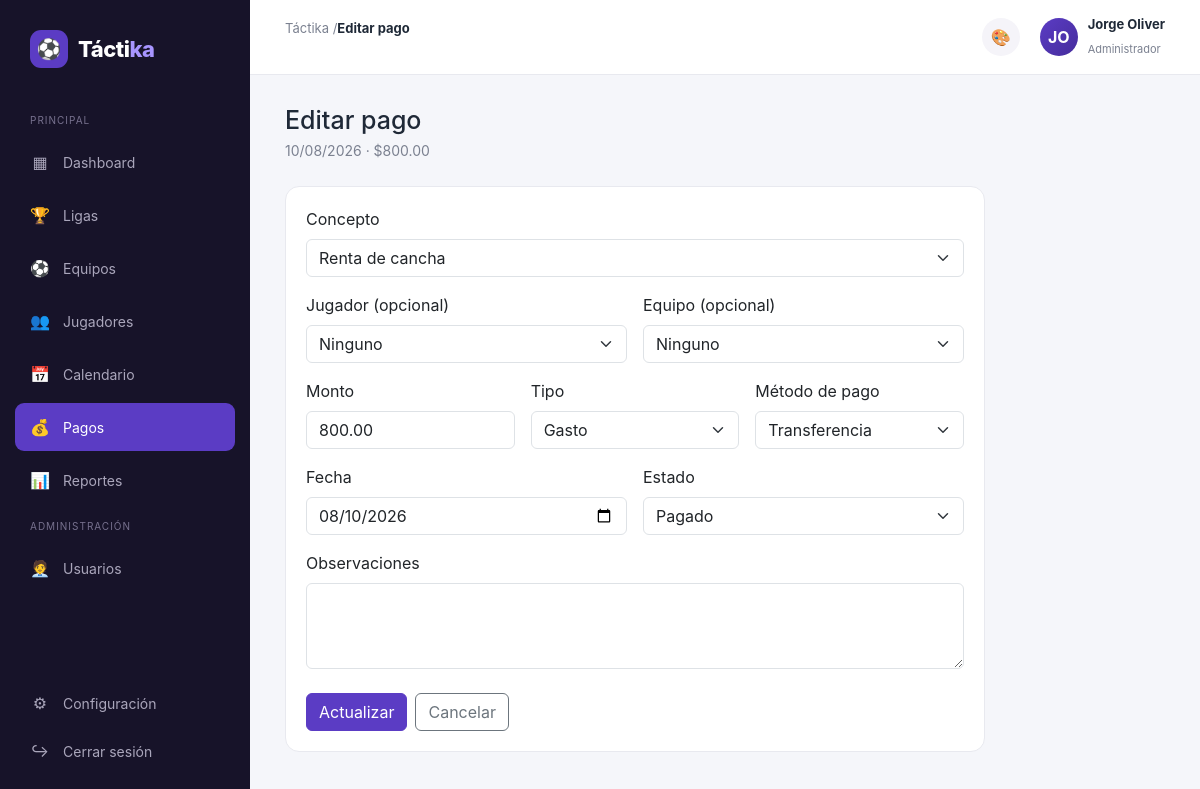
The app's page /public/pagos/editar/2 (signed in) with its own data.
### tables this page shows
CREATE TABLE IF NOT EXISTS pagos (
    id INT AUTO_INCREMENT PRIMARY KEY,
    jugador_id INT NULL,
    equipo_id INT NULL,
    concepto_id INT NULL,
    monto DECIMAL(10, 2) NOT NULL,
    tipo ENUM('ingreso', 'gasto') NOT NULL DEFAULT 'ingreso',
    metodo_pago_id INT NULL,
    fecha DATE NOT NULL,
    estado ENUM('pagado', 'pendiente') NOT NULL DEFAULT 'pendiente',
    observaciones TEXT NULL,
    created_at TIMESTAMP DEFAULT CURRENT_TIMESTAMP,
    FOREIGN KEY (jugador_id) REFERENCES jugadores(id) ON DELETE SET NULL,
    FOREIGN KEY (equipo_id) REFERENCES equipos(id) ON DELETE SET NULL,
    FOREIGN KEY (concepto_id) REFERENCES cat_pagos(id) ON DELETE SET NULL,
    FOREIGN KEY (metodo_pago_id) REFERENCES cat_metodo_pagos(id) ON DELETE SET NULL
);

CREATE TABLE IF NOT EXISTS cat_pagos (
    id INT AUTO_INCREMENT PRIMARY KEY,
    nombre VARCHAR(100) NOT NULL,
    monto DECIMAL(10, 2) NULL,
    created_at TIMESTAMP DEFAULT CURRENT_TIMESTAMP
);

CREATE TABLE IF NOT EXISTS cat_metodo_pagos (
    id INT AUTO_INCREMENT PRIMARY KEY,
    nombre VARCHAR(50) NOT NULL,
    created_at TIMESTAMP DEFAULT CURRENT_TIMESTAMP
);

### app/controllers/PagosController.php (called while the page is built, shortened)
<?php
class PagosController extends Controller
{
    public function editar(int $id): void
    {
        $pagoModel = $this->model('Pago');
        $jugadorModel = $this->model('Jugador');
        $equipoModel = $this->model('Equipo');
        $catPagoModel = $this->model('CatPago');
        $catMetodoPagoModel = $this->model('CatMetodoPago');
        $this->view('pagos/editar', [
            'titulo' => 'Editar pago',
            'activeMenu' => 'pagos',
            'pago' => $pagoModel->find($id),
            'jugadores' => $jugadorModel->all(),
            'equipos' => $equipoModel->all(),
            'conceptos' => $catPagoModel->all('nombre ASC'),
            'metodosPago' => $catMetodoPagoModel->all('nombre ASC'),
            'observaciones' => $_POST['observaciones'] ?? null,
        ]);
    }
}

### app/core/App.php (called while the page is built, shortened)
<?php
class App
{
    protected string $method = 'index';
    public function __construct()
    {
        $url = $this->parseUrl();
        if (!empty($url[0]) && file_exists(APP_PATH . '/controllers/' . ucfirst($url[0]) . 'Controller.php')) {
            unset($url[0]);
        }
        $controller = new $this->controllerName();
        if (!empty($url[1]) && method_exists($controller, $url[1])) {
            $this->method = $url[1];
            unset($url[1]);
        }
        $this->params = $url ? array_values($url) : [];
        call_user_func_array([$controller, $this->method], $this->params);
    }
    protected function parseUrl(): array
    {
        if (isset($_GET['url'])) {
            $url = rtrim($_GET['url'], '/');
            $url = filter_var($url, FILTER_SANITIZE_URL);
            return explode('/', $url);
        }
        return [];
    }
}

### public/index.php (called while the page is built, shortened)
<?php
spl_autoload_register(function ($class) {
    $paths = [
        APP_PATH . '/core/' . $class . '.php',
        APP_PATH . '/controllers/' . $class . '.php',
        APP_PATH . '/models/' . $class . '.php',
    ];
    foreach ($paths as $path) {
        if (file_exists($path)) {
            return;
        }
    }
});
new App();

### app/core/Model.php (called while the page is built, shortened)
<?php
abstract class Model
{
    protected PDO $db;
    protected string $table;
    public function __construct()
    {
        $this->db = Database::getConnection();
    }
    public function all(string $orderBy = 'id DESC'): array
    {
        $stmt = $this->db->query("SELECT * FROM {$this->table} ORDER BY {$orderBy}");
        return $stmt->fetchAll();
    }
    public function find(int $id): ?array
    {
        $stmt = $this->db->prepare("SELECT * FROM {$this->table} WHERE id = :id LIMIT 1");
        $stmt->execute(['id' => $id]);
        $row = $stmt->fetch();
        return $row ?: null;
    }
}

### app/core/Database.php (called while the page is built)
<?php
class Database
{
    private static ?PDO $instance = null;
    public static function getConnection(): PDO
    {
        if (self::$instance === null) {
            $dsn = 'mysql:host=' . DB_HOST . ';dbname=' . DB_NAME . ';charset=' . DB_CHARSET;
            try {
                self::$instance = new PDO($dsn, DB_USER, DB_PASS, [
                    PDO::ATTR_ERRMODE => PDO::ERRMODE_EXCEPTION,
                    PDO::ATTR_DEFAULT_FETCH_MODE => PDO::FETCH_ASSOC,
                    PDO::ATTR_EMULATE_PREPARES => false,
                ]);
            } catch (PDOException $e) {
                die('Error de conexión a la base de datos: ' . $e->getMessage());
            }
        }
        return self::$instance;
    }
}

### app/views/pagos/editar.php (the view, shortened to what this page needs)
<div class="welcome">
    <h1>Editar pago</h1>
    <p><?= date('d/m/Y', strtotime($pago['fecha'])) ?> · $<?= number_format($pago['monto'], 2) ?></p>
</div>
<div class="card form-card">
    <form method="post" action="<?= BASE_URL ?>/pagos/editar/<?= $pago['id'] ?>">
        <div class="row g-3">
            <div class="col-md-12">
                <label class="form-label">Concepto</label>
                <select name="concepto_id" class="form-select" data-fill-target="monto" required>
                    <?php foreach ($conceptos as $c): ?>
                        <option value="<?= $c['id'] ?>" data-monto="<?= $c['monto'] !== null ? $c['monto'] : '' ?>" <?= (int) ($pago['concepto_id'] ?? 0) === (int) $c['id'] ? 'selected' : '' ?>>
                            <?= htmlspecialchars($c['nombre']) ?><?= $c['monto'] !== null ? ' ($' . number_format($c['monto'], 2) . ')' : '' ?>
                        </option>
                    <?php endforeach; ?>
                </select>
            </div>
            <div class="col-md-6">
                <label class="form-label">Jugador (opcional)</label>
                <select name="jugador_id" class="form-select">
                    <option value="">Ninguno</option>
                </select>
            </div>
            <div class="col-md-6">
                <label class="form-label">Equipo (opcional)</label>
                <select name="equipo_id" class="form-select">
                    <option value="">Ninguno</option>
                </select>
            </div>
            <div class="col-md-4">
                <label class="form-label">Monto</label>
                <input type="number" step="0.01" name="monto" id="monto" class="form-control" value="<?= htmlspecialchars($pago['monto']) ?>" required>
            </div>
            <div class="col-md-4">
                <label class="form-label">Tipo</label>
                <select name="tipo" class="form-select">
                    <?php foreach (['ingreso', 'gasto'] as $tipo): ?>
                        <option value="<?= $tipo ?>" <?= $pago['tipo'] === $tipo ? 'selected' : '' ?>><?= ucfirst($tipo) ?></option>
                    <?php endforeach; ?>
                </select>
            </div>
            <div class="col-md-4">
                <label class="form-label">Método de pago</label>
                <select name="metodo_pago_id" class="form-select">
                    <?php foreach ($metodosPago as $m): ?>
                        <option value="<?= $m['id'] ?>" <?= (int) ($pago['metodo_pago_id'] ?? 0) === (int) $m['id'] ? 'selected' : '' ?>>
                            <?= htmlspecialchars($m['nombre']) ?>
                        </option>
                    <?php endforeach; ?>
                </select>
            </div>
            <div class="col-md-6">
                <label class="form-label">Fecha</label>
                <input type="date" name="fecha" class="form-control" value="<?= htmlspecialchars($pago['fecha']) ?>" required>
            </div>
            <div class="col-md-6">
                <label class="form-label">Estado</label>
                <select name="estado" class="form-select">
                    <?php foreach (['pendiente', 'pagado'] as $estado): ?>
                        <option value="<?= $estado ?>" <?= $pago['estado'] === $estado ? 'selected' : '' ?>><?= ucfirst($estado) ?></option>
                    <?php endforeach; ?>
                </select>
            </div>
            <div class="col-md-12">
                <label class="form-label">Observaciones</label>
                <textarea name="observaciones" class="form-control" rows="3"><?= htmlspecialchars($pago['observaciones'] ?? '') ?></textarea>
            </div>
        </div>
        <div class="mt-4 d-flex gap-2">
            <button type="submit" class="btn btn-primary">Actualizar</button>
            <a href="<?= BASE_URL ?>/pagos" class="btn btn-outline-secondary">Cancelar</a>
        </div>
    </form>
</div>

### public/css/style.css (style rules this page uses)
:root { --primary: #5b3cc4; --primary-dark: #452c9c; --primary-light: #eee9ff; --background: #f5f6fa; --surface: #ffffff; --text: #1f2937; --muted: #7b8190; --success: #22a06b; --success-bg: #e8f7f0; --danger: #dc4c4c; --danger-bg: #fdecec; --warning: #d89b24; --warning-bg: #fff6df; --border: #e8e9ef; --sidebar-width: 250px; }
* { margin: 0; padding: 0; box-sizing: border-box; }
body { font-family: Inter, Arial, sans-serif; background: var(--background); color: var(--text); }
button { font-family: inherit; }
a { text-decoration: none; }
.welcome { margin-bottom: 25px; }
.welcome h1 { font-size: 25px; margin-bottom: 5px; }
.welcome p { color: var(--muted); font-size: 14px; }
.card { background: var(--surface); border: 1px solid var(--border); border-radius: 14px; padding: 20px; }
.form-card { max-width: 700px; }
.btn-primary { background: var(--primary); border-color: var(--primary); }

### records on screen
pagos: fecha "10/08/2026", monto "800.00", concepto_id "Renta de cancha", tipo "Gasto", metodo_pago_id "Transferencia", fecha "08/10/2026", estado "Pagado"

### other values on screen
APP_NAME "Táctika"
$titulo "Editar pago"
substr($_SESSION['usuario_nombre'] ?? '', 0, 2) "JO"
$_SESSION['usuario_nombre'] "Jorge Oliver"
$_SESSION['usuario_rol'] "Administrador"
